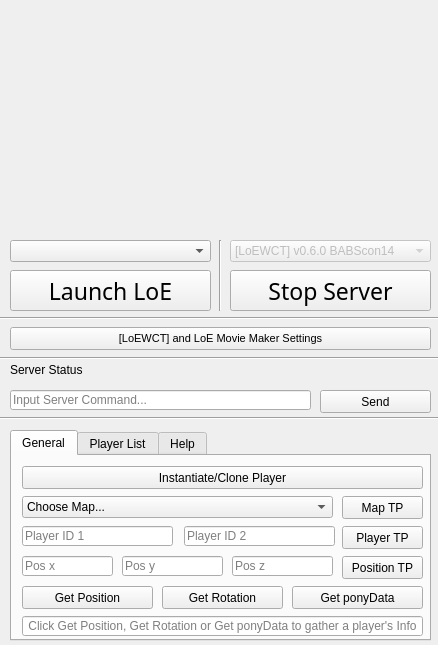
<?xml version="1.0" encoding="UTF-8"?>
<ui version="4.0">
 <class>Form</class>
 <widget class="QWidget" name="Form">
  <property name="geometry">
   <rect>
    <x>0</x>
    <y>0</y>
    <width>438</width>
    <height>645</height>
   </rect>
  </property>
  <property name="sizePolicy">
   <sizepolicy hsizetype="Preferred" vsizetype="Preferred">
    <horstretch>0</horstretch>
    <verstretch>3</verstretch>
   </sizepolicy>
  </property>
  <property name="minimumSize">
   <size>
    <width>438</width>
    <height>581</height>
   </size>
  </property>
  <property name="maximumSize">
   <size>
    <width>438</width>
    <height>5810</height>
   </size>
  </property>
  <property name="font">
   <font>
    <weight>50</weight>
    <bold>false</bold>
    <underline>false</underline>
   </font>
  </property>
  <property name="windowTitle">
   <string notr="true">LoE Movie Maker v1.0</string>
  </property>
  <property name="windowIcon">
   <iconset>
    <normaloff>:/winIcons/announcement.ico</normaloff>:/winIcons/announcement.ico</iconset>
  </property>
  <widget class="QLabel" name="picBanner">
   <property name="geometry">
    <rect>
     <x>0</x>
     <y>0</y>
     <width>441</width>
     <height>231</height>
    </rect>
   </property>
   <property name="text">
    <string>&lt;html&gt;&lt;head/&gt;&lt;body&gt;&lt;img src=&quot;Thumb.png&quot;/&gt;&lt;/body&gt;&lt;/html&gt;</string>
   </property>
  </widget>
  <widget class="QPushButton" name="btnOpenGame">
   <property name="geometry">
    <rect>
     <x>10</x>
     <y>270</y>
     <width>201</width>
     <height>41</height>
    </rect>
   </property>
   <property name="font">
    <font>
     <family>Celestia Redux</family>
     <pointsize>17</pointsize>
     <weight>50</weight>
     <bold>false</bold>
    </font>
   </property>
   <property name="cursor">
    <cursorShape>PointingHandCursor</cursorShape>
   </property>
   <property name="text">
    <string>Launch LoE</string>
   </property>
   <property name="icon">
    <iconset>
     <normaloff>:/winIcons/announcement.ico</normaloff>:/winIcons/announcement.ico</iconset>
   </property>
  </widget>
  <widget class="QPushButton" name="btnSettings">
   <property name="geometry">
    <rect>
     <x>10</x>
     <y>327</y>
     <width>421</width>
     <height>23</height>
    </rect>
   </property>
   <property name="font">
    <font>
     <pointsize>8</pointsize>
    </font>
   </property>
   <property name="cursor">
    <cursorShape>PointingHandCursor</cursorShape>
   </property>
   <property name="text">
    <string>[LoEWCT] and LoE Movie Maker Settings</string>
   </property>
   <property name="icon">
    <iconset>
     <normaloff>:/btnIcons/icons/wrench_orange.png</normaloff>:/btnIcons/icons/wrench_orange.png</iconset>
   </property>
  </widget>
  <widget class="Line" name="line">
   <property name="geometry">
    <rect>
     <x>0</x>
     <y>410</y>
     <width>441</width>
     <height>16</height>
    </rect>
   </property>
   <property name="orientation">
    <enum>Qt::Horizontal</enum>
   </property>
  </widget>
  <widget class="QTabWidget" name="tabWidget">
   <property name="geometry">
    <rect>
     <x>10</x>
     <y>430</y>
     <width>421</width>
     <height>211</height>
    </rect>
   </property>
   <property name="currentIndex">
    <number>0</number>
   </property>
   <widget class="QWidget" name="tabPlayerControls">
    <attribute name="title">
     <string>General</string>
    </attribute>
    <widget class="QComboBox" name="cbxMapSelector">
     <property name="geometry">
      <rect>
       <x>10</x>
       <y>40</y>
       <width>311</width>
       <height>22</height>
      </rect>
     </property>
     <item>
      <property name="text">
       <string>Choose Map...</string>
      </property>
     </item>
     <item>
      <property name="text">
       <string>ponyville</string>
      </property>
     </item>
     <item>
      <property name="text">
       <string>canterlot</string>
      </property>
     </item>
     <item>
      <property name="text">
       <string>cloudsdale</string>
      </property>
     </item>
     <item>
      <property name="text">
       <string>sweetappleacres</string>
      </property>
     </item>
     <item>
      <property name="text">
       <string>sugarcubecorner</string>
      </property>
     </item>
     <item>
      <property name="text">
       <string>gemmines</string>
      </property>
     </item>
     <item>
      <property name="text">
       <string>ponyville library 1st floor</string>
      </property>
     </item>
     <item>
      <property name="text">
       <string>ponyville library 2nd floor</string>
      </property>
     </item>
     <item>
      <property name="text">
       <string>raritysboutique</string>
      </property>
     </item>
     <item>
      <property name="text">
       <string>everfree3</string>
      </property>
     </item>
     <item>
      <property name="text">
       <string>everfree1</string>
      </property>
     </item>
     <item>
      <property name="text">
       <string>zecoras</string>
      </property>
     </item>
     <item>
      <property name="text">
       <string>appaloosa</string>
      </property>
     </item>
     <item>
      <property name="text">
       <string>cottage</string>
      </property>
     </item>
    </widget>
    <widget class="QPushButton" name="btnGetPos">
     <property name="geometry">
      <rect>
       <x>10</x>
       <y>130</y>
       <width>131</width>
       <height>23</height>
      </rect>
     </property>
     <property name="text">
      <string>Get Position</string>
     </property>
    </widget>
    <widget class="QPushButton" name="btnMapTp">
     <property name="geometry">
      <rect>
       <x>330</x>
       <y>40</y>
       <width>81</width>
       <height>23</height>
      </rect>
     </property>
     <property name="text">
      <string>Map TP</string>
     </property>
    </widget>
    <widget class="QLineEdit" name="txtPlayerID2">
     <property name="geometry">
      <rect>
       <x>172</x>
       <y>70</y>
       <width>151</width>
       <height>20</height>
      </rect>
     </property>
     <property name="placeholderText">
      <string>Player ID 2</string>
     </property>
     <property name="clearButtonEnabled">
      <bool>false</bool>
     </property>
    </widget>
    <widget class="QLineEdit" name="txtPonyData">
     <property name="enabled">
      <bool>true</bool>
     </property>
     <property name="geometry">
      <rect>
       <x>10</x>
       <y>160</y>
       <width>401</width>
       <height>20</height>
      </rect>
     </property>
     <property name="acceptDrops">
      <bool>false</bool>
     </property>
     <property name="frame">
      <bool>true</bool>
     </property>
     <property name="cursorPosition">
      <number>0</number>
     </property>
     <property name="alignment">
      <set>Qt::AlignCenter</set>
     </property>
     <property name="readOnly">
      <bool>true</bool>
     </property>
     <property name="placeholderText">
      <string>Click Get Position, Get Rotation or Get ponyData to gather a player's Info</string>
     </property>
     <property name="cursorMoveStyle">
      <enum>Qt::VisualMoveStyle</enum>
     </property>
     <property name="clearButtonEnabled">
      <bool>false</bool>
     </property>
    </widget>
    <widget class="QPushButton" name="btnGetRot">
     <property name="geometry">
      <rect>
       <x>150</x>
       <y>130</y>
       <width>121</width>
       <height>23</height>
      </rect>
     </property>
     <property name="text">
      <string>Get Rotation</string>
     </property>
    </widget>
    <widget class="QLineEdit" name="txtPosY">
     <property name="geometry">
      <rect>
       <x>110</x>
       <y>100</y>
       <width>101</width>
       <height>20</height>
      </rect>
     </property>
     <property name="placeholderText">
      <string>Pos y</string>
     </property>
     <property name="clearButtonEnabled">
      <bool>false</bool>
     </property>
    </widget>
    <widget class="QLineEdit" name="txtPlayerID1">
     <property name="geometry">
      <rect>
       <x>10</x>
       <y>70</y>
       <width>151</width>
       <height>20</height>
      </rect>
     </property>
     <property name="placeholderText">
      <string>Player ID 1</string>
     </property>
     <property name="clearButtonEnabled">
      <bool>false</bool>
     </property>
    </widget>
    <widget class="QPushButton" name="btnPosTp">
     <property name="geometry">
      <rect>
       <x>330</x>
       <y>100</y>
       <width>81</width>
       <height>23</height>
      </rect>
     </property>
     <property name="text">
      <string>Position TP</string>
     </property>
    </widget>
    <widget class="QPushButton" name="btnPlayerTp">
     <property name="geometry">
      <rect>
       <x>330</x>
       <y>70</y>
       <width>81</width>
       <height>23</height>
      </rect>
     </property>
     <property name="text">
      <string>Player TP</string>
     </property>
    </widget>
    <widget class="QPushButton" name="btnGetPonyData">
     <property name="geometry">
      <rect>
       <x>280</x>
       <y>130</y>
       <width>131</width>
       <height>23</height>
      </rect>
     </property>
     <property name="text">
      <string>Get ponyData</string>
     </property>
    </widget>
    <widget class="QLineEdit" name="txtPosX">
     <property name="geometry">
      <rect>
       <x>10</x>
       <y>100</y>
       <width>91</width>
       <height>20</height>
      </rect>
     </property>
     <property name="placeholderText">
      <string>Pos x</string>
     </property>
     <property name="clearButtonEnabled">
      <bool>false</bool>
     </property>
    </widget>
    <widget class="QLineEdit" name="txtPosZ">
     <property name="geometry">
      <rect>
       <x>220</x>
       <y>100</y>
       <width>101</width>
       <height>20</height>
      </rect>
     </property>
     <property name="placeholderText">
      <string>Pos z</string>
     </property>
     <property name="clearButtonEnabled">
      <bool>false</bool>
     </property>
    </widget>
    <widget class="QPushButton" name="pushButton">
     <property name="geometry">
      <rect>
       <x>10</x>
       <y>10</y>
       <width>401</width>
       <height>23</height>
      </rect>
     </property>
     <property name="text">
      <string>Instantiate/Clone Player</string>
     </property>
    </widget>
   </widget>
   <widget class="QWidget" name="tabPlyrList">
    <attribute name="title">
     <string>Player List</string>
    </attribute>
    <widget class="QPushButton" name="btnSetPlayer">
     <property name="geometry">
      <rect>
       <x>320</x>
       <y>160</y>
       <width>88</width>
       <height>23</height>
      </rect>
     </property>
     <property name="text">
      <string>Set Player</string>
     </property>
    </widget>
    <widget class="QLineEdit" name="lineEdit">
     <property name="geometry">
      <rect>
       <x>10</x>
       <y>160</y>
       <width>301</width>
       <height>20</height>
      </rect>
     </property>
     <property name="placeholderText">
      <string>Player ID</string>
     </property>
     <property name="clearButtonEnabled">
      <bool>false</bool>
     </property>
    </widget>
    <widget class="QListWidget" name="listPlayers">
     <property name="geometry">
      <rect>
       <x>10</x>
       <y>10</y>
       <width>396</width>
       <height>131</height>
      </rect>
     </property>
    </widget>
    <widget class="QLabel" name="lblPlayerSetStatus">
     <property name="geometry">
      <rect>
       <x>10</x>
       <y>140</y>
       <width>394</width>
       <height>16</height>
      </rect>
     </property>
     <property name="text">
      <string>No Player Set.</string>
     </property>
     <property name="alignment">
      <set>Qt::AlignCenter</set>
     </property>
    </widget>
   </widget>
   <widget class="QWidget" name="tabAdvanced">
    <attribute name="title">
     <string>Help</string>
    </attribute>
    <widget class="QLabel" name="label">
     <property name="geometry">
      <rect>
       <x>10</x>
       <y>10</y>
       <width>401</width>
       <height>161</height>
      </rect>
     </property>
     <property name="text">
      <string>&lt;html&gt;&lt;head&gt;&lt;style&gt;p{margin:0px; padding:0px;}&lt;/style&gt;&lt;/head&gt;&lt;body&gt;&lt;p&gt;General Help in Settings.&lt;/p&gt;&lt;hr/&gt;&lt;p&gt;Inside the tools folder there are the following modding tools:&lt;/p&gt;&lt;p&gt;1. DisUnity - Extracts LoE's .assets file entirely. Requires Java.&lt;/p&gt;&lt;p&gt;2. Unity Assset Editor - Modfiy LoE's .assets files to make resource packs.&lt;/p&gt;&lt;p&gt;3. .NET Reflector - Let's you open .NET/Mono Assemblies (.dll) to modify or&lt;/p&gt;&lt;p&gt;decompile into a Visual Studio project or just plain .cs files.&lt;/p&gt;&lt;p&gt;4. NPC Creator - Beta Javascript based NPC Creator.&lt;/p&gt;&lt;br/&gt;&lt;p&gt;Remember to use the KeyGen OFFLINE (without internet) for .NET Reflector!&lt;/p&gt;&lt;/body&gt;&lt;/html&gt;</string>
     </property>
     <property name="alignment">
      <set>Qt::AlignLeading|Qt::AlignLeft|Qt::AlignTop</set>
     </property>
    </widget>
   </widget>
  </widget>
  <widget class="QLineEdit" name="cmdInput">
   <property name="geometry">
    <rect>
     <x>10</x>
     <y>390</y>
     <width>301</width>
     <height>20</height>
    </rect>
   </property>
   <property name="placeholderText">
    <string>Input Server Command...</string>
   </property>
   <property name="clearButtonEnabled">
    <bool>true</bool>
   </property>
  </widget>
  <widget class="QPushButton" name="sendInputCmd">
   <property name="geometry">
    <rect>
     <x>320</x>
     <y>390</y>
     <width>111</width>
     <height>23</height>
    </rect>
   </property>
   <property name="text">
    <string>Send</string>
   </property>
  </widget>
  <widget class="QLabel" name="lblServStatus">
   <property name="geometry">
    <rect>
     <x>10</x>
     <y>360</y>
     <width>421</width>
     <height>20</height>
    </rect>
   </property>
   <property name="text">
    <string>Server Status</string>
   </property>
  </widget>
  <widget class="Line" name="line_2">
   <property name="geometry">
    <rect>
     <x>210</x>
     <y>240</y>
     <width>20</width>
     <height>71</height>
    </rect>
   </property>
   <property name="orientation">
    <enum>Qt::Vertical</enum>
   </property>
  </widget>
  <widget class="QComboBox" name="cbxClientSelector">
   <property name="geometry">
    <rect>
     <x>10</x>
     <y>240</y>
     <width>201</width>
     <height>22</height>
    </rect>
   </property>
  </widget>
  <widget class="Line" name="line_3">
   <property name="geometry">
    <rect>
     <x>0</x>
     <y>350</y>
     <width>441</width>
     <height>16</height>
    </rect>
   </property>
   <property name="orientation">
    <enum>Qt::Horizontal</enum>
   </property>
  </widget>
  <widget class="QPushButton" name="btnStartStopServer">
   <property name="geometry">
    <rect>
     <x>230</x>
     <y>270</y>
     <width>201</width>
     <height>41</height>
    </rect>
   </property>
   <property name="font">
    <font>
     <family>Celestia Redux</family>
     <pointsize>17</pointsize>
    </font>
   </property>
   <property name="cursor">
    <cursorShape>PointingHandCursor</cursorShape>
   </property>
   <property name="text">
    <string>Stop Server</string>
   </property>
  </widget>
  <widget class="QComboBox" name="cbxServerSelector">
   <property name="enabled">
    <bool>false</bool>
   </property>
   <property name="geometry">
    <rect>
     <x>230</x>
     <y>240</y>
     <width>201</width>
     <height>22</height>
    </rect>
   </property>
   <item>
    <property name="text">
     <string>[LoEWCT] v0.6.0 BABScon14</string>
    </property>
   </item>
   <item>
    <property name="text">
     <string>[LoEWCT] v0.6.0 August14</string>
    </property>
   </item>
  </widget>
  <widget class="Line" name="line_4">
   <property name="geometry">
    <rect>
     <x>0</x>
     <y>310</y>
     <width>441</width>
     <height>16</height>
    </rect>
   </property>
   <property name="orientation">
    <enum>Qt::Horizontal</enum>
   </property>
  </widget>
 </widget>
 <resources/>
 <connections>
  <connection>
   <sender>cmdInput</sender>
   <signal>returnPressed()</signal>
   <receiver>sendInputCmd</receiver>
   <slot>click()</slot>
   <hints>
    <hint type="sourcelabel">
     <x>297</x>
     <y>388</y>
    </hint>
    <hint type="destinationlabel">
     <x>356</x>
     <y>394</y>
    </hint>
   </hints>
  </connection>
 </connections>
</ui>
